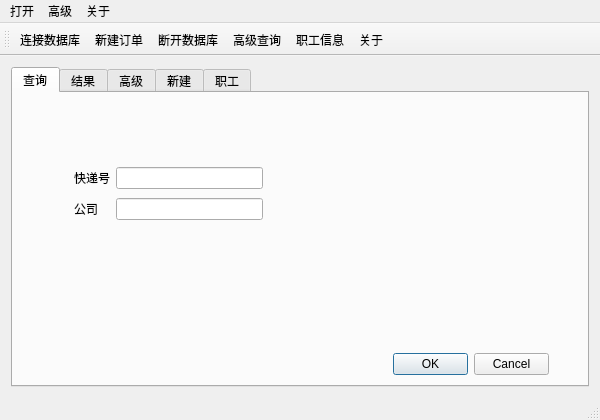
<?xml version="1.0" encoding="UTF-8"?>
<ui version="4.0">
 <class>MainWindow</class>
 <widget class="QMainWindow" name="MainWindow">
  <property name="geometry">
   <rect>
    <x>0</x>
    <y>0</y>
    <width>600</width>
    <height>420</height>
   </rect>
  </property>
  <property name="minimumSize">
   <size>
    <width>600</width>
    <height>420</height>
   </size>
  </property>
  <property name="maximumSize">
   <size>
    <width>600</width>
    <height>420</height>
   </size>
  </property>
  <property name="windowTitle">
   <string>快递管理系统</string>
  </property>
  <property name="windowIcon">
   <iconset resource="rec.qrc">
    <normaloff>:/new/prefix1/icon.ico</normaloff>:/new/prefix1/icon.ico</iconset>
  </property>
  <property name="toolButtonStyle">
   <enum>Qt::ToolButtonTextBesideIcon</enum>
  </property>
  <widget class="QWidget" name="centralWidget">
   <layout class="QGridLayout" name="gridLayout">
    <item row="0" column="0">
     <widget class="QTabWidget" name="tabWidget">
      <property name="autoFillBackground">
       <bool>true</bool>
      </property>
      <property name="styleSheet">
       <string notr="true"/>
      </property>
      <property name="currentIndex">
       <number>0</number>
      </property>
      <widget class="QWidget" name="tab">
       <attribute name="title">
        <string>查询</string>
       </attribute>
       <widget class="QDialogButtonBox" name="buttonBox">
        <property name="geometry">
         <rect>
          <x>380</x>
          <y>260</y>
          <width>156</width>
          <height>23</height>
         </rect>
        </property>
        <property name="standardButtons">
         <set>QDialogButtonBox::Cancel|QDialogButtonBox::Ok</set>
        </property>
       </widget>
       <widget class="QWidget" name="layoutWidget">
        <property name="geometry">
         <rect>
          <x>50</x>
          <y>60</y>
          <width>211</width>
          <height>81</height>
         </rect>
        </property>
        <layout class="QGridLayout" name="gridLayout_2">
         <item row="0" column="0">
          <widget class="QLabel" name="label">
           <property name="text">
            <string>快递号</string>
           </property>
          </widget>
         </item>
         <item row="0" column="1">
          <widget class="QLineEdit" name="orderkey">
           <property name="maxLength">
            <number>5</number>
           </property>
          </widget>
         </item>
         <item row="1" column="0">
          <widget class="QLabel" name="label_2">
           <property name="text">
            <string>公司</string>
           </property>
          </widget>
         </item>
         <item row="1" column="1">
          <widget class="QLineEdit" name="company">
           <property name="maxLength">
            <number>10</number>
           </property>
          </widget>
         </item>
        </layout>
       </widget>
      </widget>
      <widget class="QWidget" name="tab_2">
       <attribute name="title">
        <string>结果</string>
       </attribute>
       <widget class="QWidget" name="layoutWidget">
        <property name="geometry">
         <rect>
          <x>20</x>
          <y>20</y>
          <width>401</width>
          <height>271</height>
         </rect>
        </property>
        <layout class="QGridLayout" name="gridLayout_3">
         <item row="0" column="1">
          <widget class="QLineEdit" name="sender"/>
         </item>
         <item row="0" column="2">
          <widget class="QLabel" name="label_9">
           <property name="text">
            <string>联系方式</string>
           </property>
          </widget>
         </item>
         <item row="0" column="3">
          <widget class="QLineEdit" name="senderphone"/>
         </item>
         <item row="1" column="0">
          <widget class="QLabel" name="label_4">
           <property name="text">
            <string>收件人</string>
           </property>
          </widget>
         </item>
         <item row="1" column="1">
          <widget class="QLineEdit" name="receiver"/>
         </item>
         <item row="1" column="2">
          <widget class="QLabel" name="label_10">
           <property name="text">
            <string>联系方式</string>
           </property>
          </widget>
         </item>
         <item row="1" column="3">
          <widget class="QLineEdit" name="recieverphone"/>
         </item>
         <item row="2" column="0">
          <widget class="QLabel" name="label_5">
           <property name="text">
            <string>定单号</string>
           </property>
          </widget>
         </item>
         <item row="2" column="1">
          <widget class="QLineEdit" name="orderkey1"/>
         </item>
         <item row="2" column="2">
          <widget class="QLabel" name="label_6">
           <property name="text">
            <string>订单日期</string>
           </property>
          </widget>
         </item>
         <item row="2" column="3">
          <widget class="QLineEdit" name="orderdate"/>
         </item>
         <item row="3" column="0">
          <widget class="QLabel" name="label_7">
           <property name="text">
            <string>邮递员</string>
           </property>
          </widget>
         </item>
         <item row="3" column="1">
          <widget class="QLineEdit" name="postman"/>
         </item>
         <item row="3" column="2">
          <widget class="QLabel" name="label_8">
           <property name="text">
            <string>联系方式</string>
           </property>
          </widget>
         </item>
         <item row="3" column="3">
          <widget class="QLineEdit" name="postphone"/>
         </item>
         <item row="4" column="0">
          <widget class="QLabel" name="label_11">
           <property name="text">
            <string>到达站</string>
           </property>
          </widget>
         </item>
         <item row="4" column="1">
          <widget class="QLineEdit" name="stop"/>
         </item>
         <item row="4" column="2">
          <widget class="QLabel" name="label_12">
           <property name="text">
            <string>位置</string>
           </property>
          </widget>
         </item>
         <item row="4" column="3">
          <widget class="QLineEdit" name="address"/>
         </item>
         <item row="0" column="0">
          <widget class="QLabel" name="senders">
           <property name="text">
            <string>发件人</string>
           </property>
          </widget>
         </item>
        </layout>
       </widget>
       <widget class="QWidget" name="layoutWidget">
        <property name="geometry">
         <rect>
          <x>460</x>
          <y>30</y>
          <width>77</width>
          <height>101</height>
         </rect>
        </property>
        <layout class="QVBoxLayout" name="verticalLayout">
         <item>
          <widget class="QPushButton" name="pushButton">
           <property name="text">
            <string>继续查询</string>
           </property>
          </widget>
         </item>
         <item>
          <widget class="QPushButton" name="pushButton_2">
           <property name="text">
            <string>退出</string>
           </property>
          </widget>
         </item>
        </layout>
       </widget>
      </widget>
      <widget class="QWidget" name="widget">
       <attribute name="title">
        <string>高级</string>
       </attribute>
       <widget class="QLabel" name="label_15">
        <property name="geometry">
         <rect>
          <x>290</x>
          <y>20</y>
          <width>54</width>
          <height>12</height>
         </rect>
        </property>
        <property name="text">
         <string>查询结果</string>
        </property>
       </widget>
       <widget class="QWidget" name="layoutWidget">
        <property name="geometry">
         <rect>
          <x>20</x>
          <y>60</y>
          <width>213</width>
          <height>181</height>
         </rect>
        </property>
        <layout class="QGridLayout" name="gridLayout_4">
         <item row="0" column="1">
          <widget class="QPushButton" name="pushButton_7">
           <property name="text">
            <string>按姓名查找</string>
           </property>
          </widget>
         </item>
         <item row="0" column="0">
          <widget class="QLineEdit" name="dependname"/>
         </item>
         <item row="1" column="0">
          <widget class="QLineEdit" name="dependstop"/>
         </item>
         <item row="2" column="0">
          <widget class="QLineEdit" name="dependate"/>
         </item>
         <item row="1" column="1">
          <widget class="QPushButton" name="pushButton_8">
           <property name="text">
            <string>按站查找</string>
           </property>
          </widget>
         </item>
         <item row="2" column="1">
          <widget class="QPushButton" name="pushButton_9">
           <property name="text">
            <string>按日期查找</string>
           </property>
          </widget>
         </item>
        </layout>
       </widget>
       <widget class="QTableView" name="tableView">
        <property name="geometry">
         <rect>
          <x>290</x>
          <y>40</y>
          <width>256</width>
          <height>211</height>
         </rect>
        </property>
       </widget>
      </widget>
      <widget class="QWidget" name="tab_4">
       <attribute name="title">
        <string>新建</string>
       </attribute>
       <widget class="QWidget" name="layoutWidget">
        <property name="geometry">
         <rect>
          <x>30</x>
          <y>160</y>
          <width>441</width>
          <height>81</height>
         </rect>
        </property>
        <layout class="QGridLayout" name="gridLayout_6">
         <item row="0" column="0">
          <widget class="QLabel" name="label_18">
           <property name="text">
            <string>发件人地址</string>
           </property>
          </widget>
         </item>
         <item row="0" column="1">
          <widget class="QLineEdit" name="saddress">
           <property name="maxLength">
            <number>100</number>
           </property>
          </widget>
         </item>
         <item row="1" column="0">
          <widget class="QLabel" name="label_19">
           <property name="text">
            <string>收件人地址</string>
           </property>
          </widget>
         </item>
         <item row="1" column="1">
          <widget class="QLineEdit" name="raddress">
           <property name="maxLength">
            <number>100</number>
           </property>
          </widget>
         </item>
        </layout>
       </widget>
       <widget class="QWidget" name="layoutWidget">
        <property name="geometry">
         <rect>
          <x>360</x>
          <y>250</y>
          <width>158</width>
          <height>25</height>
         </rect>
        </property>
        <layout class="QHBoxLayout" name="horizontalLayout">
         <item>
          <widget class="QPushButton" name="pushButton_3">
           <property name="text">
            <string>提交</string>
           </property>
          </widget>
         </item>
         <item>
          <widget class="QPushButton" name="pushButton_4">
           <property name="text">
            <string>清除</string>
           </property>
          </widget>
         </item>
        </layout>
       </widget>
       <widget class="QWidget" name="layoutWidget">
        <property name="geometry">
         <rect>
          <x>30</x>
          <y>45</y>
          <width>441</width>
          <height>101</height>
         </rect>
        </property>
        <layout class="QGridLayout" name="gridLayout_5">
         <item row="1" column="4" colspan="2">
          <widget class="QLineEdit" name="rphone">
           <property name="maxLength">
            <number>11</number>
           </property>
          </widget>
         </item>
         <item row="1" column="1" colspan="2">
          <widget class="QLineEdit" name="recieverman">
           <property name="maxLength">
            <number>10</number>
           </property>
          </widget>
         </item>
         <item row="0" column="4" colspan="2">
          <widget class="QLineEdit" name="sphone">
           <property name="maxLength">
            <number>11</number>
           </property>
          </widget>
         </item>
         <item row="1" column="0">
          <widget class="QLabel" name="label_17">
           <property name="text">
            <string>收件人</string>
           </property>
          </widget>
         </item>
         <item row="0" column="3">
          <widget class="QLabel" name="label_20">
           <property name="text">
            <string>手机号</string>
           </property>
          </widget>
         </item>
         <item row="1" column="3">
          <widget class="QLabel" name="label_21">
           <property name="text">
            <string>手机号</string>
           </property>
          </widget>
         </item>
         <item row="0" column="0">
          <widget class="QLabel" name="label_16">
           <property name="text">
            <string>发件人</string>
           </property>
          </widget>
         </item>
         <item row="0" column="1" colspan="2">
          <widget class="QLineEdit" name="senderman">
           <property name="maxLength">
            <number>10</number>
           </property>
          </widget>
         </item>
         <item row="2" column="3">
          <widget class="QLabel" name="label_13">
           <property name="text">
            <string>承运公司</string>
           </property>
          </widget>
         </item>
         <item row="2" column="4" colspan="2">
          <widget class="QComboBox" name="comboBox"/>
         </item>
         <item row="2" column="0">
          <widget class="QLabel" name="label_3">
           <property name="text">
            <string>开始站</string>
           </property>
          </widget>
         </item>
         <item row="2" column="1" colspan="2">
          <widget class="QComboBox" name="comboBox_2"/>
         </item>
        </layout>
       </widget>
      </widget>
      <widget class="QWidget" name="tab_3">
       <attribute name="title">
        <string>职工</string>
       </attribute>
       <widget class="QGroupBox" name="groupBox">
        <property name="geometry">
         <rect>
          <x>20</x>
          <y>30</y>
          <width>231</width>
          <height>231</height>
         </rect>
        </property>
        <property name="title">
         <string>快递员</string>
        </property>
        <widget class="QWidget" name="layoutWidget">
         <property name="geometry">
          <rect>
           <x>20</x>
           <y>30</y>
           <width>195</width>
           <height>171</height>
          </rect>
         </property>
         <layout class="QGridLayout" name="gridLayout_7">
          <item row="0" column="0">
           <widget class="QLabel" name="label_22">
            <property name="text">
             <string>姓名</string>
            </property>
           </widget>
          </item>
          <item row="0" column="1">
           <widget class="QLineEdit" name="pname">
            <property name="maxLength">
             <number>10</number>
            </property>
           </widget>
          </item>
          <item row="1" column="0">
           <widget class="QLabel" name="label_23">
            <property name="text">
             <string>电话</string>
            </property>
           </widget>
          </item>
          <item row="1" column="1">
           <widget class="QLineEdit" name="pphone"/>
          </item>
          <item row="2" column="0">
           <widget class="QLabel" name="label_24">
            <property name="text">
             <string>所属公司</string>
            </property>
           </widget>
          </item>
          <item row="2" column="1">
           <widget class="QLineEdit" name="pcompany"/>
          </item>
          <item row="3" column="0">
           <widget class="QLabel" name="label_25">
            <property name="text">
             <string>性别</string>
            </property>
           </widget>
          </item>
          <item row="3" column="1">
           <widget class="QLineEdit" name="psex"/>
          </item>
         </layout>
        </widget>
       </widget>
       <widget class="QGroupBox" name="groupBox_2">
        <property name="geometry">
         <rect>
          <x>280</x>
          <y>20</y>
          <width>221</width>
          <height>231</height>
         </rect>
        </property>
        <property name="title">
         <string>职员</string>
        </property>
        <widget class="QWidget" name="layoutWidget">
         <property name="geometry">
          <rect>
           <x>20</x>
           <y>40</y>
           <width>177</width>
           <height>171</height>
          </rect>
         </property>
         <layout class="QGridLayout" name="gridLayout_8">
          <item row="0" column="0">
           <widget class="QLabel" name="label_26">
            <property name="text">
             <string>姓名</string>
            </property>
           </widget>
          </item>
          <item row="0" column="1">
           <widget class="QLineEdit" name="ename">
            <property name="maxLength">
             <number>10</number>
            </property>
           </widget>
          </item>
          <item row="1" column="0">
           <widget class="QLabel" name="label_27">
            <property name="text">
             <string>电话</string>
            </property>
           </widget>
          </item>
          <item row="1" column="1">
           <widget class="QLineEdit" name="ephone"/>
          </item>
          <item row="2" column="0">
           <widget class="QLabel" name="label_28">
            <property name="text">
             <string>服务站</string>
            </property>
           </widget>
          </item>
          <item row="2" column="1">
           <widget class="QLineEdit" name="estop"/>
          </item>
          <item row="3" column="0">
           <widget class="QLabel" name="label_29">
            <property name="text">
             <string>职位</string>
            </property>
           </widget>
          </item>
          <item row="3" column="1">
           <widget class="QLineEdit" name="eposition"/>
          </item>
         </layout>
        </widget>
       </widget>
       <widget class="QPushButton" name="pushButton_5">
        <property name="geometry">
         <rect>
          <x>180</x>
          <y>260</y>
          <width>75</width>
          <height>23</height>
         </rect>
        </property>
        <property name="text">
         <string>查询</string>
        </property>
       </widget>
       <widget class="QPushButton" name="pushButton_6">
        <property name="geometry">
         <rect>
          <x>420</x>
          <y>260</y>
          <width>75</width>
          <height>23</height>
         </rect>
        </property>
        <property name="text">
         <string>查询</string>
        </property>
       </widget>
       <widget class="QLineEdit" name="inputp">
        <property name="geometry">
         <rect>
          <x>50</x>
          <y>260</y>
          <width>113</width>
          <height>20</height>
         </rect>
        </property>
        <property name="text">
         <string>输入姓名以查询</string>
        </property>
        <property name="maxLength">
         <number>10</number>
        </property>
       </widget>
       <widget class="QLineEdit" name="inpute">
        <property name="geometry">
         <rect>
          <x>300</x>
          <y>260</y>
          <width>113</width>
          <height>20</height>
         </rect>
        </property>
        <property name="text">
         <string>输入姓名以查询</string>
        </property>
        <property name="maxLength">
         <number>10</number>
        </property>
       </widget>
      </widget>
     </widget>
    </item>
   </layout>
  </widget>
  <widget class="QMenuBar" name="menuBar">
   <property name="geometry">
    <rect>
     <x>0</x>
     <y>0</y>
     <width>600</width>
     <height>23</height>
    </rect>
   </property>
   <widget class="QMenu" name="menu">
    <property name="title">
     <string>打开</string>
    </property>
    <addaction name="separator"/>
    <addaction name="action_2"/>
    <addaction name="disconnect"/>
    <addaction name="separator"/>
    <addaction name="action_7"/>
   </widget>
   <widget class="QMenu" name="menu_2">
    <property name="title">
     <string>关于</string>
    </property>
    <addaction name="action_4"/>
   </widget>
   <widget class="QMenu" name="menu_3">
    <property name="title">
     <string>高级</string>
    </property>
    <addaction name="action_5"/>
    <addaction name="action_6"/>
   </widget>
   <addaction name="menu"/>
   <addaction name="menu_3"/>
   <addaction name="menu_2"/>
  </widget>
  <widget class="QToolBar" name="mainToolBar">
   <attribute name="toolBarArea">
    <enum>TopToolBarArea</enum>
   </attribute>
   <attribute name="toolBarBreak">
    <bool>false</bool>
   </attribute>
   <addaction name="action_2"/>
   <addaction name="action_7"/>
   <addaction name="disconnect"/>
   <addaction name="action_5"/>
   <addaction name="action_6"/>
   <addaction name="action_4"/>
  </widget>
  <widget class="QStatusBar" name="statusBar"/>
  <action name="action_2">
   <property name="icon">
    <iconset resource="rec.qrc">
     <normaloff>:/new/prefix1/close.ico</normaloff>:/new/prefix1/close.ico</iconset>
   </property>
   <property name="text">
    <string>连接数据库</string>
   </property>
  </action>
  <action name="disconnect">
   <property name="icon">
    <iconset resource="rec.qrc">
     <normaloff>:/new/prefix1/open.ico</normaloff>:/new/prefix1/open.ico</iconset>
   </property>
   <property name="text">
    <string>断开数据库</string>
   </property>
   <property name="shortcut">
    <string>Ctrl+C</string>
   </property>
  </action>
  <action name="action_4">
   <property name="icon">
    <iconset resource="rec.qrc">
     <normaloff>:/new/prefix1/about.ico</normaloff>:/new/prefix1/about.ico</iconset>
   </property>
   <property name="text">
    <string>关于</string>
   </property>
  </action>
  <action name="action_5">
   <property name="icon">
    <iconset resource="rec.qrc">
     <normaloff>:/new/prefix1/search.ico</normaloff>:/new/prefix1/search.ico</iconset>
   </property>
   <property name="text">
    <string>高级查询</string>
   </property>
   <property name="shortcut">
    <string>Ctrl+G</string>
   </property>
  </action>
  <action name="action_6">
   <property name="icon">
    <iconset resource="rec.qrc">
     <normaloff>:/new/prefix1/employee.ico</normaloff>:/new/prefix1/employee.ico</iconset>
   </property>
   <property name="text">
    <string>职工信息</string>
   </property>
   <property name="shortcut">
    <string>Ctrl+E</string>
   </property>
  </action>
  <action name="action_7">
   <property name="icon">
    <iconset resource="rec.qrc">
     <normaloff>:/new/prefix1/order.ico</normaloff>:/new/prefix1/order.ico</iconset>
   </property>
   <property name="text">
    <string>新建订单</string>
   </property>
   <property name="shortcut">
    <string>Ctrl+N</string>
   </property>
  </action>
 </widget>
 <layoutdefault spacing="6" margin="11"/>
 <resources>
  <include location="rec.qrc"/>
 </resources>
 <connections/>
</ui>
